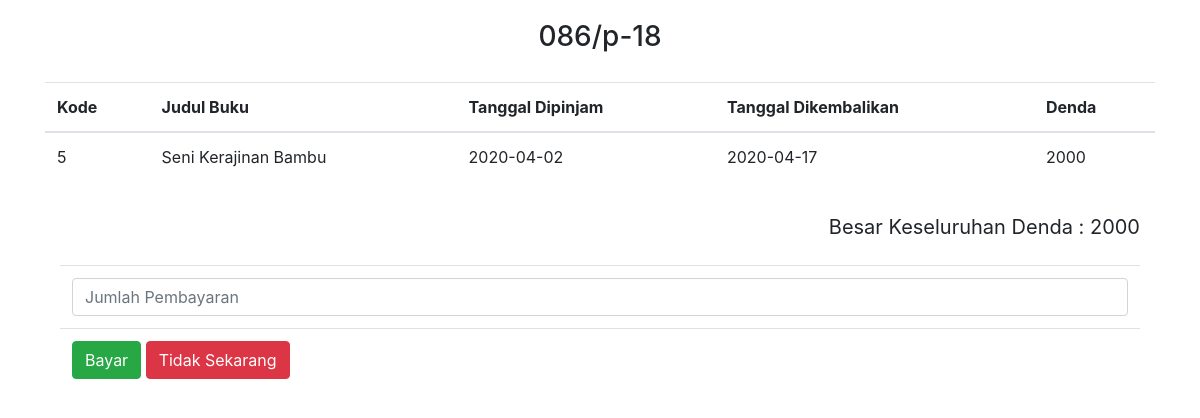
The app's page /admin-mode/bayardenda.php?id=086/p-18 with its own data.
### tables this page shows
CREATE TABLE `peminjaman` (
  `KodePeminjaman` int(11) NOT NULL,
  `IdBuku` int(4) NOT NULL,
  `TanggalPinjam` date NOT NULL,
  `TanggalKembali` date NOT NULL,
  `Denda` int(11) NOT NULL,
  `IdAnggota` varchar(20) NOT NULL
);

CREATE TABLE `buku` (
  `IdBuku` int(4) NOT NULL,
  `JudulBuku` varchar(60) NOT NULL,
  `Pengarang` varchar(120) NOT NULL,
  `Penerbit` varchar(30) NOT NULL,
  `TahunTerbit` int(11) NOT NULL,
  `Status` varchar(30) NOT NULL,
  `NoKwitansi` varchar(20) NOT NULL
);

### admin-mode/bayardenda.php (the view, shortened to what this page needs)
<!DOCTYPE html>
<html lang="en">
<head>
    <link rel="stylesheet" type="text/css" href="bootstrap/css/bootstrap.min.css">
</head>
<body>
<div class="container">
<?php
    include 'koneksi.php';
    $jn=$_SESSION['jn'];
    $jlhdenda=0;
    $id=$_GET['id'];
    $sql=mysqli_query($koneksi,"SELECT * FROM peminjaman JOIN buku ON buku.IdBuku=peminjaman.IdBuku WHERE IdAnggota='$id' AND Denda!='0'");
    ?>
    <div style="padding:20px;">
        <h3><center><?=$id?></center></h3>
    </div>
    <table class="table">
        <thead>
            <th>Kode</th>
            <th>Judul Buku</th>
            <th>Tanggal Dipinjam</th>
            <th>Tanggal Dikembalikan</th>
            <th>Denda</th>
        </thead>
        <tr><?php
    while ($data=mysqli_fetch_object($sql)) {
    ?>
           <td><?=$data->KodePeminjaman?></td>
           <td><?=$data->JudulBuku?></td>
           <td><?=$data->TanggalPinjam?></td>
           <td><?=$data->TanggalKembali?></td>
           <td><?=$data->Denda?></td>
    <?php
        $jlhdenda=$data->Denda+$jlhdenda;
    ?>  </tr>
    <?php }
    ?>
    </table>
    <div style=" padding:15px; text-align:right;">
    <label style="font-size:20px;"> Besar Keseluruhan Denda : <?=$jlhdenda;?></label>
    </div>
    <?php
    if (!empty($_GET['bayar'])) {
        $sql=mysqli_query($koneksi,"SELECT * FROM peminjaman JOIN buku ON buku.IdBuku=peminjaman.IdBuku WHERE IdAnggota='$id' AND Denda!='0'");
        $bayar=$_GET['bayar'];
        while(($data=mysqli_fetch_object($sql))&&($bayar>0)) {
            $kodepinjam=($data->KodePeminjaman);
            $denda=($data->Denda);
            if ($denda>$bayar) {
                $sisa=$denda-$bayar;
                $query=mysqli_query($koneksi,"UPDATE `peminjaman` SET `Denda`='$sisa' WHERE `KodePeminjaman`='$kodepinjam'");
                $bayar=0;
            } else {
                $query=mysqli_query($koneksi,"UPDATE `peminjaman` SET `Denda`='0' WHERE `KodePeminjaman`='$kodepinjam'");
                $bayar=$bayar-$denda;
            }
        }
      header("Location: $jn");
    }
    else {
        ?>
        <div class="container">
        <table class="table">
            <form class="form-group" method="get" action="bayardenda.php">
            <tr><td colspan="2"><input class="form-control mr-sm-2" type="text" placeholder="Jumlah Pembayaran" name="bayar"></td></tr>
            <tr><td><button class="btn btn-success my-sm-0" type="submit">Bayar</button>
            </form>
                <a href="<?=$jn?>"><button class="btn btn-danger my-sm-0">Tidak Sekarang</button></a>
        </table>
        </div>
    <?php } ?>
</div>
</body>
</html>

### records on screen
peminjaman: KodePeminjaman "5", IdBuku.JudulBuku "Seni Kerajinan Bambu", TanggalPinjam "2020-04-02", TanggalKembali "2020-04-17", Denda "2000"

### other values on screen
$id "086/p-18"
$jlhdenda "2000"
